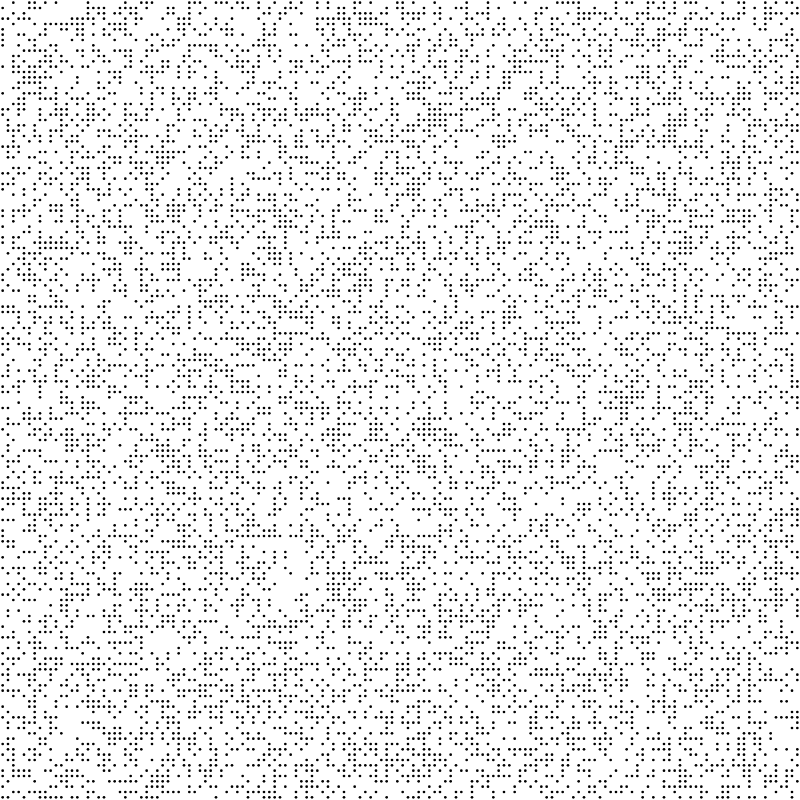
Frame 1 (no input)
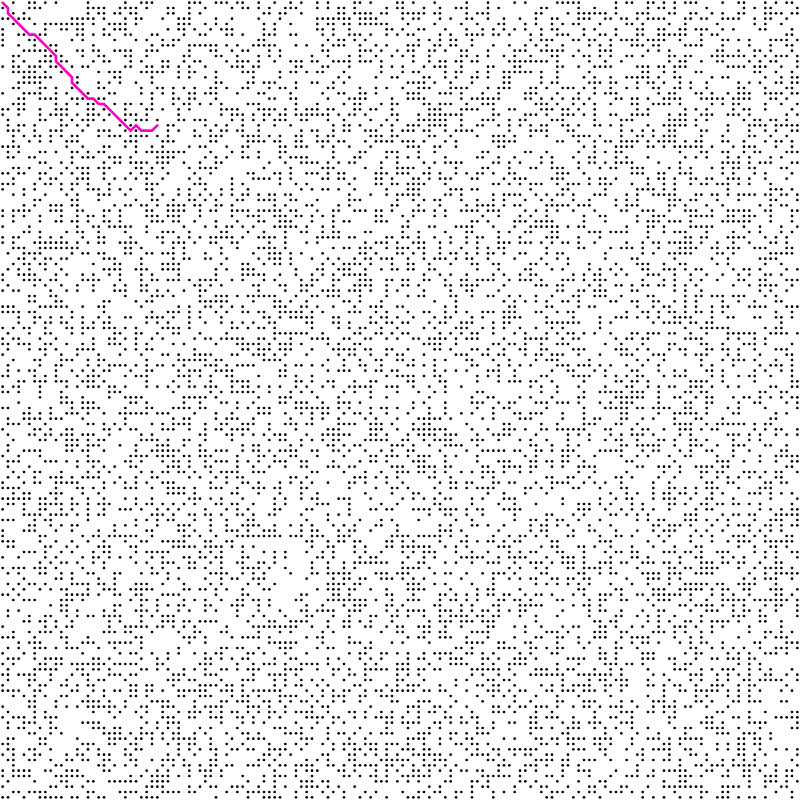
Frame 60 (no input)
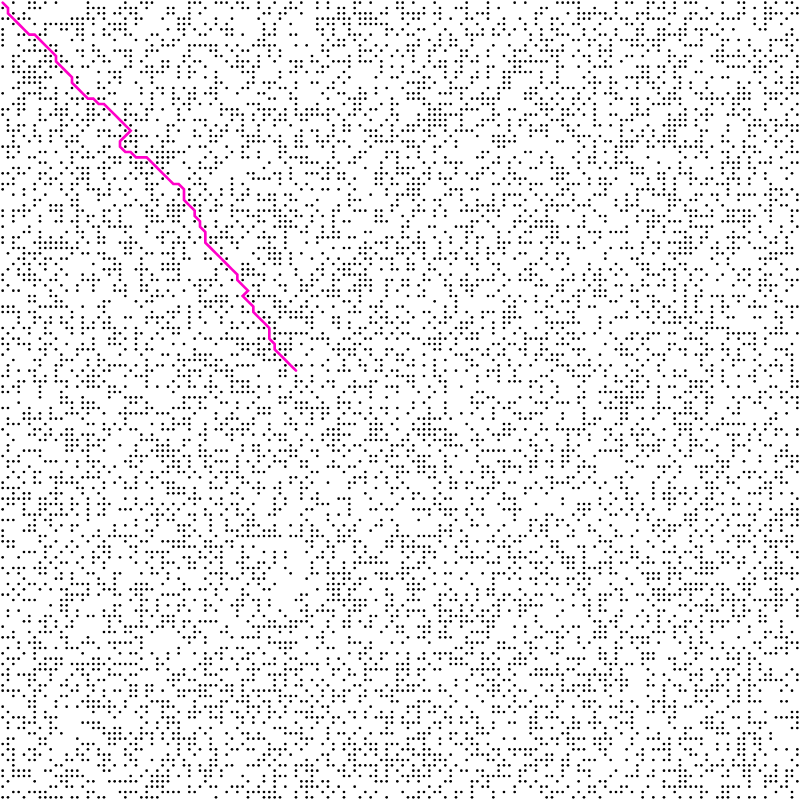
Frame 120 (the mouse pressed at the canvas centre since frame 60)

The p5.js sketch that drew these frames (run headless with seeded random() and noise() and a simulated clock; from frame 60 on, the mouse is pressed at the canvas centre):

// p5.js sketch
// ── sketch.js
function removeFromArray(arr, elt) {
  for (var i = arr.length -1; i >= 0; i--) {
    if (arr[i] == elt) {
      arr.splice(i, 1);
    }
  }
}

function heuristic(a,b) {
  var d = dist(a.i, a.j,b.i,b.j);
  //var d = abs(a.i-b.i) + abs(a.j-b.j);
  return d;
}

var cols = 150;
var rows = 150;
var grid = new Array(cols);

var openSet = [];
var closedSet = [];
var start;
var end;
var w,h;
var path = [];


function Spot(i,j) {
  this.i = i;
  this.j = j;
  this.f = 0;
  this.g = 0;
  this.h = 0;
  this.neighbors = [];
  this.previous = undefined;
  this.wall = false;

  if (random(1) < 0.4) {
    this.wall = true;
  }

  this.show = function(col) {
    //fill(col);
    if (this.wall) {
      fill(0);
      noStroke();
      ellipse(this.i * w + w / 2, this.j * h + h /2, w /2, h /2);
    }
    //rect(this.i * w, this.j * h, w - 1, h - 1);
  }

  this.addNeighbors = function(grid) {
    var i = this.i;
    var j = this.j;

    if (i < cols -1) {
      this.neighbors.push(grid[i+1][j]);
    }
    if (i > 0) {
      this.neighbors.push(grid[i-1][j]);
    }
    if (j < rows -1) {
      this.neighbors.push(grid[i][j+1]);
    }
    if (j > 0) {
      this.neighbors.push(grid[i][j-1]);
    }
    if (i > 0 && j > 0) {
      this.neighbors.push(grid[i-1][j-1]);
    }
    if (i < cols-1 && j > 0) {
      this.neighbors.push(grid[i+1][j-1]);
    }
    if (i > 0 && j < rows-1) {
      this.neighbors.push(grid[i-1][j+1]);
    }
    if (i < cols-1 && j < rows-1) {
      this.neighbors.push(grid[i+1][j+1]);
    }
  }
}

function setup() {
  createCanvas(800,800);
  console.log("A*");
  

  w = width / cols;
  h = height / rows;

//Making a 2D Array

  for(var i = 0; i < cols; i++) {
    grid[i] = new Array(rows);
  }

  for(var i = 0; i < cols; i++) {
    for(var j = 0; j < rows; j++) {
      grid[i][j] = new Spot(i,j);
    }
  }
  for(var i = 0; i < cols; i++) {
    for(var j = 0; j < rows; j++) {
      grid[i][j].addNeighbors(grid);
    }
  }

  start = grid[0][0];
  end = grid[cols-1][rows-1];
  start.wall = false;
  end.wall = false;

  openSet.push(start);

}

function draw() {

  if(openSet.length > 0) {

    var winner = 0;
    for (var i = 0; i < openSet.length; i++) {
      if(openSet[i].f < openSet[winner].f) {
        winner = i;
      }
    }

    var current = openSet[winner];

    if (current === end) {

      noLoop();
      console.log("DONE!");
    }

    removeFromArray(openSet, current);
    closedSet.push(current);

    var neighbors = current.neighbors;

    for (var i = 0; i < neighbors.length; i++) {
      var neighbor = neighbors[i];

      if(!closedSet.includes(neighbor) && !neighbor.wall) {
        var tempG = current.g + 1;

        var newPath = false;
        if(openSet.includes(neighbor)) {
          if(tempG < neighbor.g) {
            neighbor.g = tempG;
            newPath = true;
          }
        } else {
          neighbor.g = tempG;
          newPath = true;
          openSet.push(neighbor);
        }

        if (newPath) {
          neighbor.h = heuristic(neighbor, end);
          neighbor.f = neighbor.g + neighbor.h;
          neighbor.previous = current;
        }
      }
    }
    //we can keep goin

  } else {

    console.log('no solution');
    noLoop();
    return;
    //no solution
  }
  background(255);

  for(var i = 0; i < cols; i++) {
    for(var j = 0; j < rows; j++) {
      grid[i][j].show(color(255));
    }
  }

  // for(var i = 0; i < closedSet.length; i++) {
  //   closedSet[i]. show(color(255,0,0));
  // }
  // for(var i = 0; i < openSet.length; i++) {
  //   openSet[i].show(color(0,255,0));
  // }


    path = [];
    var temp = current;
    path.push(temp);
    while (temp.previous) {
      path.push(temp.previous);
      temp = temp.previous;
    }

    noFill();
    stroke(255, 0, 200);
    strokeWeight(w/2);
    beginShape();
    for (var i = 0; i < path.length; i++) {
      vertex(path[i].i*w + w / 2, path[i].j*h + h / 2);
    }
    endShape();


}

// ── style.css
.return-button {
  font-family: "Arial Black", Gadget, sans-serif;
  list-style-type: none;
  margin: 0;
  padding: 0;
  overflow: hidden;
  float: left;
  font-size: 25px;
  display: block;
  color: black;
  text-align: center;
  padding: 10px 12px;
  text-decoration: none;
  position: absolute;
  border-radius: 20px;
  border: 1px solid black;
  top: 10px;
  left: 10px;

}
#defaultCanvas0 {
  position: absolute;
  left: 150px;
}
